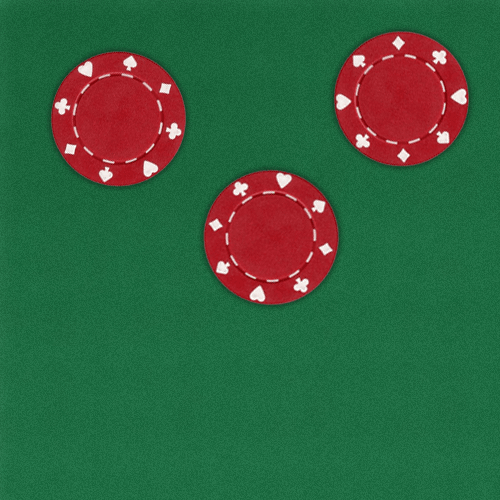
#> input picture resources/images/red-chips.png, 500 x 500 px
$ python image-addiction.py
#> lines starting #> are read from the running program, lines starting #| are printed output that depends on the picture
import cv2

red_chips_image = cv2.imread("../resources/images/red-chips.png")
#> red_chips_image is the input picture: shape (500, 500, 3); mean B, G, R 63, 95.8, 53.6
black_chips_image = cv2.imread("../resources/images/black-chips.png")
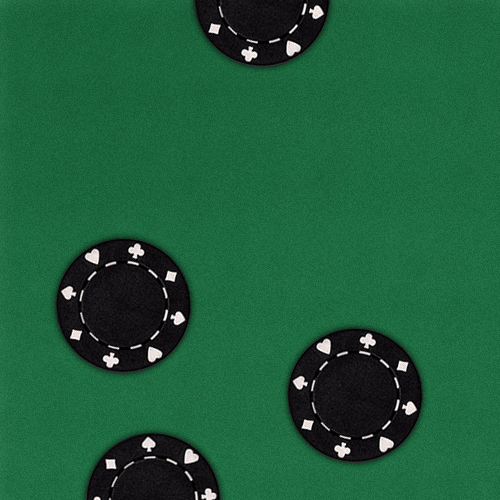
#> input picture resources/images/black-chips.png, 500 x 500 px
#> black_chips_image is the input picture: shape (500, 500, 3); mean B, G, R 58.9, 92.6, 29.9

image = cv2.add(red_chips_image, black_chips_image)
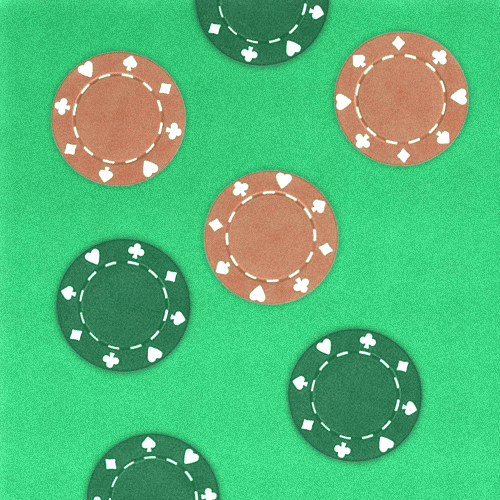
#> image: shape (500, 500, 3); mean B, G, R 121.2, 186.5, 83.2

cv2.imshow('Added', image)
cv2.waitKey(0)
cv2.destroyAllWindows()
